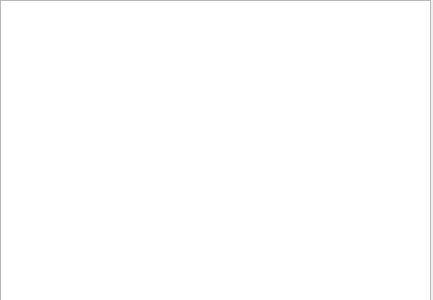
<?xml version="1.0" encoding="UTF-8"?>
<ui version="4.0">
 <class>obj_risk</class>
 <widget class="QDialog" name="obj_risk">
  <property name="windowModality">
   <enum>Qt::WindowModal</enum>
  </property>
  <property name="geometry">
   <rect>
    <x>0</x>
    <y>0</y>
    <width>433</width>
    <height>300</height>
   </rect>
  </property>
  <property name="windowTitle">
   <string>交易警告</string>
  </property>
  <widget class="QPlainTextEdit" name="txt_risk">
   <property name="geometry">
    <rect>
     <x>0</x>
     <y>0</y>
     <width>431</width>
     <height>301</height>
    </rect>
   </property>
  </widget>
 </widget>
 <resources/>
 <connections/>
</ui>
